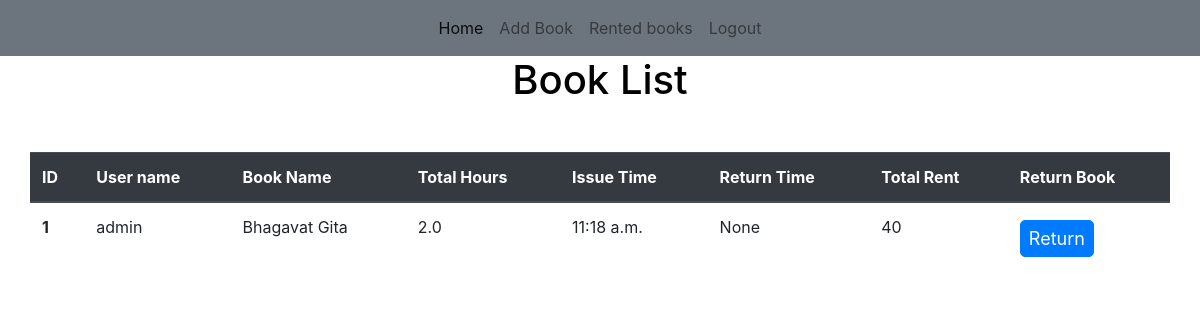
Page /rented_books (signed in) on the committed database.
### books/models.py (models this page shows, shortened)
class RentalDetail(models.Model):
    user = models.ForeignKey(User, on_delete=models.CASCADE, related_name='user_name')
    book = models.ForeignKey(Book, on_delete=models.CASCADE, related_name='book_name')
    rent_hours = models.FloatField(default=0)
    issue_time = models.TimeField()
    return_time = models.TimeField(null=True)
    total_rent = models.IntegerField(default=0)

class Book(models.Model):
    title = models.CharField(max_length=200)
    author = models.CharField(max_length=100)
    summary = models.TextField(max_length=1000, help_text="description of the book")
    isbn = models.CharField('ISBN', max_length=13, help_text='13 Character ISBN number')
    slug = models.SlugField(max_length=100, unique=True)
    book_rent = models.IntegerField()
    publish_date = models.DateTimeField(default=timezone.now)
    total_copies = models.IntegerField()
    rented_users = models.ManyToManyField(User, related_name='rented_user')
    def __str__(self):
        return self.title

### books/views.py (the view)
# urls.py: path('rented_books', UserRentedBookListView.as_view(), name='rented-booklist'),
class UserRentedBookListView(ListView):
    model = RentalDetail
    template_name = 'books/rented_user_list.html'
    context_object_name = 'rented_book'
    paginate_by = 5

### books/templates/books/rented_user_list.html
{% extends "users/base.html" %}
{% block content %}
    <h1 class="text-center mb-5">Book List</h1>
    {% if rented_book %}
    <div class="container">
        <div class="row">
          <table class="table">
              <thead class="thead-dark">
                <tr>
                  <th scope="col">ID</th>
                  <th scope="col">User name</th>
                  <th scope="col">Book Name</th>
                  <th scope="col">Total Hours</th>
                  <th scope="col">Issue Time</th>
                  <th scope="col">Return Time</th>
                  <th scope="col">Total Rent</th>
                  <th scope="col">Return Book</th>
                </tr>
              </thead>
              <tbody>
              {% for book in rented_book %}
              {% if book.user == request.user %}
                <tr>
                  <th scope="row">{{ book.id }}</th>
                  <td>{{ book.user }}</td>
                  <td>{{ book.book }}</td>
                  <td>{{ book.rent_hours }}</td>
                  <td>{{ book.issue_time }}</td>
                  <td>{{ book.return_time }}</td>
                  <td>{{ book.total_rent }}</td>
                  <td><button class="btn btn-primary btn-sm">Return</button></td>
                </tr>
              {% endif %}
              {% endfor %}
              </tbody>
            </table>
        </div>
    </div>
    {% else %}
      <p class=" bg bg-white">There are no books.</p>
    {% endif %}
{% endblock %}

### users/templates/users/base.html (style rules this page uses)
body { color: #000;overflow-x: hidden;height: 100%;background-size: 100% 100% }
input, textarea, button { padding: 8px 15px;border-radius: 5px !important;margin: 5px 0px;box-sizing: border-box;border: 1px solid #ccc;font-size: 18px !important;font-weight: 300 }

### rows in the picture
RentalDetail: id "1", user "admin", book "Bhagavat Gita", rent_hours "2.0", issue_time "11:18 a.m.", return_time "None", total_rent "40"
